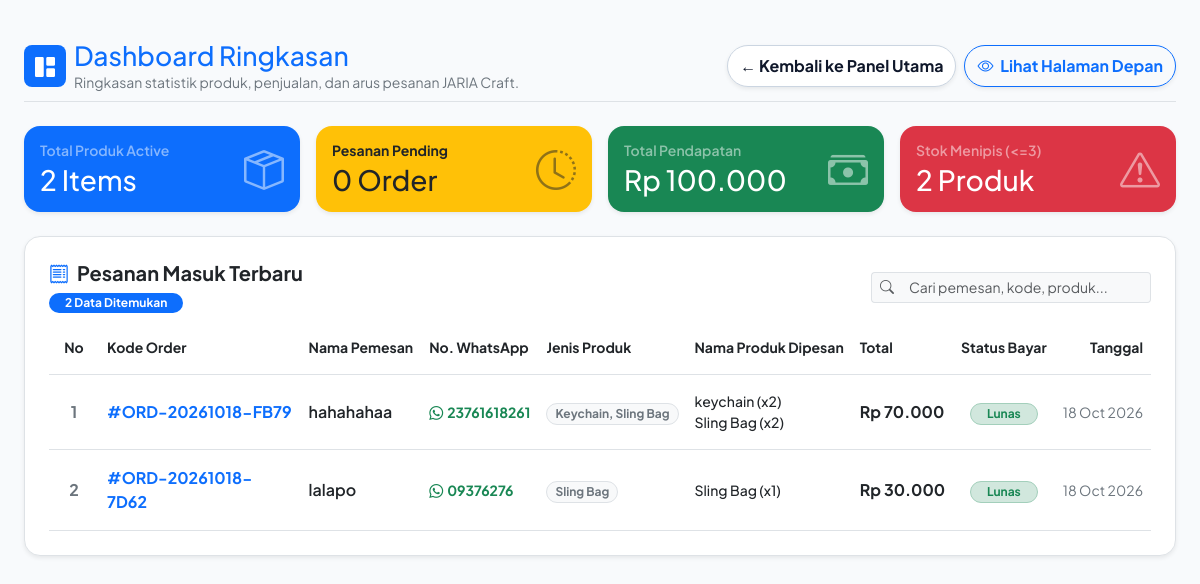
The page /admin/dashboard.php (signed in) on the database its author committed.
### tables this page shows
CREATE TABLE `orders` (
  `id` int(11) NOT NULL,
  `order_number` varchar(50) NOT NULL,
  `order_code` varchar(50) NOT NULL,
  `customer_name` varchar(100) NOT NULL,
  `whatsapp` varchar(30) NOT NULL,
  `customer_email` varchar(100) NOT NULL,
  `customer_phone` varchar(20) NOT NULL,
  `customer_address` text NOT NULL,
  `notes` text DEFAULT NULL,
  `total_amount` decimal(12,2) NOT NULL,
  `status` varchar(20) NOT NULL DEFAULT 'paid',
  `order_status` enum('Pending','Paid','Processing','Shipped','Completed','Cancelled') DEFAULT 'Pending',
  `payment_status` enum('Pending','Paid','Failed','Expired','Cancelled') DEFAULT 'Pending',
  `created_at` timestamp NOT NULL DEFAULT current_timestamp(),
  `updated_at` timestamp NOT NULL DEFAULT current_timestamp() ON UPDATE current_timestamp()
);

### includes/functions.php (called while the page is built, shortened)
<?php
function format_rupiah($angka) {
    return "Rp " . number_format($angka, 0, ',', '.');
}
function format_tanggal($tanggal) {
    return date('d M Y', strtotime($tanggal));
}

### admin/dashboard.php (the view, shortened to what this page needs)
<?php
require_once __DIR__ . '/../includes/database.php';
require_once __DIR__ . '/../includes/functions.php';
try {
    $stmt_prod = $pdo->query("SELECT COUNT(*) as total_prod, SUM(CASE WHEN stock <= 3 THEN 1 ELSE 0 END) as low_stock FROM products WHERE is_active = 1");
    $stat_prod = $stmt_prod->fetch();
    $stmt_orders = $pdo->query("SELECT COUNT(*) as pending_orders FROM orders WHERE payment_status = 'Pending' OR payment_status = 'pending'");
    $stat_orders = $stmt_orders->fetch();
    $stmt_income = $pdo->query("SELECT SUM(total_amount) as total_revenue FROM orders WHERE payment_status IN ('Paid', 'paid', 'Lunas', 'lunas')");
    $stat_income = $stmt_income->fetch();
    $sql_recent = "SELECT o.*,
                          (SELECT GROUP_CONCAT(DISTINCT c.name SEPARATOR ', ')
                           FROM order_items oi2
                           JOIN products p2 ON oi2.product_id = p2.id
                           JOIN categories c ON p2.category_id = c.id
                           WHERE oi2.order_id = o.id) as category_names,
                          (SELECT GROUP_CONCAT(CONCAT(p3.name, ' (x', oi3.quantity, ')') SEPARATOR '<br>')
                           FROM order_items oi3
                           JOIN products p3 ON oi3.product_id = p3.id
                           WHERE oi3.order_id = o.id) as product_details
                   FROM orders o
                   ORDER BY o.id DESC LIMIT 10";
    $stmt_recent = $pdo->query($sql_recent);
    $recent_orders = $stmt_recent->fetchAll(PDO::FETCH_ASSOC);
} catch (PDOException $e) {
    $stat_prod = ['total_prod' => 0, 'low_stock' => 0];
    $stat_orders = ['pending_orders' => 0];
    $stat_income = ['total_revenue' => 0];
    $recent_orders = [];
}
?>
<!DOCTYPE html>
<html lang="id">
<head>
    <link href="https://cdn.jsdelivr.net/npm/bootstrap@5.3.0/dist/css/bootstrap.min.css" rel="stylesheet">
    <link rel="stylesheet" href="https://cdn.jsdelivr.net/npm/bootstrap-icons@1.11.1/font/bootstrap-icons.css">
</head>
<body>
<div class="content-container">
    <div class="d-flex flex-column flex-md-row justify-content-between align-items-start align-items-md-center gap-3 mb-4 pb-2 border-bottom">
        <div class="d-flex align-items-center gap-2">
            <div class="p-2 bg-primary text-white rounded-3 d-flex align-items-center justify-content-center" style="width: 42px; height: 42px;">
                <i class="bi bi-grid-1x2-fill fs-5"></i>
            </div>
            <div>
                <h2 class="fw-extrabold text-primary mb-0" style="font-size: 1.65rem;">Dashboard Ringkasan</h2>
                <p class="text-secondary small mb-0">Ringkasan statistik produk, penjualan, dan arus pesanan JARIA Craft.</p>
            </div>
        </div>
        <div class="d-flex flex-wrap align-items-center gap-2">
            <a href="index.php" class="btn btn-back-main rounded-pill px-3.5 py-2 fw-bold shadow-sm">
                &larr; Kembali ke Panel Utama
            </a>
            <a href="../index.php" target="_blank" class="btn btn-outline-primary rounded-pill px-3.5 py-2 fw-bold shadow-sm">
                <i class="bi bi-eye me-1"></i> Lihat Halaman Depan
            </a>
        </div>
    </div>
    <div class="row g-3 mb-4">
        <div class="col-12 col-sm-6 col-lg-3">
            <div class="card card-stat card-stat-1 bg-primary text-white shadow-sm p-3 border-0 rounded-4 h-100">
                <div class="d-flex justify-content-between align-items-center">
                    <div>
                        <h6 class="text-white-50 small fw-semibold mb-1">Total Produk Active</h6>
                        <h3 class="fw-extrabold mb-0"><?php echo (int)($stat_prod['total_prod'] ?? 0); ?> Items</h3>
                    </div>
                    <div class="stat-icon-wrapper"><i class="bi bi-box-seam display-6 opacity-50"></i></div>
                </div>
            </div>
        </div>
        <div class="col-12 col-sm-6 col-lg-3">
            <div class="card card-stat card-stat-2 bg-warning text-dark shadow-sm p-3 border-0 rounded-4 h-100">
                <div class="d-flex justify-content-between align-items-center">
                    <div>
                        <h6 class="text-dark-50 small fw-bold mb-1">Pesanan Pending</h6>
                        <h3 class="fw-extrabold mb-0"><?php echo (int)($stat_orders['pending_orders'] ?? 0); ?> Order</h3>
                    </div>
                    <div class="stat-icon-wrapper"><i class="bi bi-clock-history display-6 opacity-50 text-dark"></i></div>
                </div>
            </div>
        </div>
        <div class="col-12 col-sm-6 col-lg-3">
            <div class="card card-stat card-stat-3 bg-success text-white shadow-sm p-3 border-0 rounded-4 h-100">
                <div class="d-flex justify-content-between align-items-center">
                    <div>
                        <h6 class="text-white-50 small fw-semibold mb-1">Total Pendapatan</h6>
                        <h3 class="fw-extrabold mb-0"><?php echo function_exists('format_rupiah') ? format_rupiah($stat_income['total_revenue'] ?? 0) : 'Rp ' . number_format($stat_income['total_revenue'] ?? 0, 0, ',', '.'); ?></h3>
                    </div>
                    <div class="stat-icon-wrapper"><i class="bi bi-cash-stack display-6 opacity-50"></i></div>
                </div>
            </div>
        </div>
        <div class="col-12 col-sm-6 col-lg-3">
            <div class="card card-stat card-stat-4 bg-danger text-white shadow-sm p-3 border-0 rounded-4 h-100">
                <div class="d-flex justify-content-between align-items-center">
                    <div>
                        <h6 class="text-white-50 small fw-semibold mb-1">Stok Menipis (&lt;=3)</h6>
                        <h3 class="fw-extrabold mb-0"><?php echo (int)($stat_prod['low_stock'] ?? 0); ?> Produk</h3>
                    </div>
                    <div class="stat-icon-wrapper"><i class="bi bi-exclamation-triangle display-6 opacity-50"></i></div>
                </div>
            </div>
        </div>
    </div>
    <div class="bg-white rounded-4 shadow-sm p-3 p-md-4 border mb-4">
        <div class="d-flex flex-column flex-md-row justify-content-between align-items-md-center gap-3 mb-3">
            <div>
                <h5 class="fw-bold text-dark mb-1"><i class="bi bi-receipt me-2 text-primary"></i>Pesanan Masuk Terbaru</h5>
                <span class="badge bg-primary rounded-pill px-3 py-1" id="badgeCountRecent"><?php echo count($recent_orders); ?> Data Ditemukan</span>
            </div>
            <div class="d-flex flex-column flex-sm-row align-items-stretch align-items-sm-center gap-2">
                <div class="input-group input-group-sm" style="min-width: 280px;">
                    <span class="input-group-text bg-light border-end-0"><i class="bi bi-search text-muted"></i></span>
                    <input type="text" class="form-control bg-light border-start-0" id="searchTableRecent" placeholder="Cari pemesan, kode, produk..." onkeyup="filterRecentTable()">
                </div>
            </div>
        </div>
        <div class="table-responsive">
            <table class="table align-middle table-hover mb-0">
                <thead>
                    <tr class="text-secondary border-bottom small">
                        <th class="pb-3 fw-bold text-center" style="width: 50px;">No</th>
                        <th class="pb-3 fw-bold">Kode Order</th>
                        <th class="pb-3 fw-bold">Nama Pemesan</th>
                        <th class="pb-3 fw-bold">No. WhatsApp</th>
                        <th class="pb-3 fw-bold">Jenis Produk</th>
                        <th class="pb-3 fw-bold">Nama Produk Dipesan</th>
                        <th class="pb-3 fw-bold">Total</th>
                        <th class="pb-3 fw-bold text-center">Status Bayar</th>
                        <th class="pb-3 fw-bold text-end">Tanggal</th>
                    </tr>
                </thead>
                <tbody id="tableRecentBody">
                    <?php if (!empty($recent_orders)): ?>
                        <?php $no = 1; foreach ($recent_orders as $ord):
                            $ord_code = $ord['order_code'] ?? ($ord['order_number'] ?? 'ORD-' . $ord['id']);
                            $phone    = $ord['whatsapp'] ?? ($ord['customer_phone'] ?? ($ord['phone'] ?? ($ord['no_hp'] ?? '08123435325')));
                            $st       = strtolower($ord['payment_status'] ?? 'pending');
                            $cat      = !empty($ord['category_names']) ? $ord['category_names'] : 'Kerajinan';
                            $prods    = !empty($ord['product_details']) ? $ord['product_details'] : '-';
                        ?>
                            <tr class="border-bottom">
                                <td class="py-3 text-center fw-bold text-secondary"><?php echo $no++; ?></td>
                                <td class="py-3"><strong class="text-primary">#<?php echo htmlspecialchars($ord_code); ?></strong></td>
                                <td class="py-3 fw-semibold text-dark"><?php echo htmlspecialchars($ord['customer_name'] ?? '-'); ?></td>
                                <td class="py-3">
                                    <a href="https://wa.me/<?php echo preg_replace('/[^0-9]/', '', $phone); ?>" target="_blank" class="text-success text-decoration-none fw-bold small">
                                        <i class="bi bi-whatsapp me-1"></i><?php echo htmlspecialchars($phone); ?>
                                    </a>
                                </td>
                                <td class="py-3"><span class="badge bg-light text-secondary border rounded-pill px-2 py-1 fw-bold"><?php echo htmlspecialchars($cat); ?></span></td>
                                <td class="py-3 small text-dark fw-medium"><?php echo $prods; ?></td>
                                <td class="py-3 fw-bold text-dark"><?php echo function_exists('format_rupiah') ? format_rupiah($ord['total_amount'] ?? 0) : 'Rp ' . number_format($ord['total_amount'] ?? 0, 0, ',', '.'); ?></td>
                                <td class="py-3 text-center">
                                    <?php if (in_array($st, ['paid', 'lunas'])): ?>
                                        <span class="badge bg-success-subtle text-success border border-success-subtle rounded-pill px-3 py-1 fw-bold">Lunas</span>
                                    <?php else: ?>
                                        <span class="badge bg-warning-subtle text-warning-emphasis border border-warning-subtle rounded-pill px-3 py-1 fw-bold">Pending</span>
                                    <?php endif; ?>
                                </td>
                                <td class="py-3 text-end small text-secondary"><?php echo function_exists('format_tanggal') ? format_tanggal($ord['created_at'] ?? date('Y-m-d')) : date('d M Y', strtotime($ord['created_at'] ?? date('Y-m-d'))); ?></td>
                            </tr>
                        <?php endforeach; ?>
                    <?php else: ?>
                        <tr>
                            <td colspan="9" class="text-center py-4 text-muted">Belum ada transaksi pesanan masuk.</td>
                        </tr>
                    <?php endif; ?>
                </tbody>
            </table>
        </div>
    </div>
</div>
</body>
</html>

### admin/dashboard.php (style rules this page uses)
body { font-family: 'Plus Jakarta Sans', sans-serif; background-color: #f8fafc; color: #0f172a; overflow-x: hidden; }
.content-container { max-width: 1320px; margin: 0 auto; padding: 2.5rem 1.5rem; animation: fadeInPage 0.4s ease-out forwards; }
.card-stat { animation: cardPopIn 0.5s cubic-bezier(0.34, 1.56, 0.64, 1) both; transition: transform 0.35s cubic-bezier(0.34, 1.56, 0.64, 1), box-shadow 0.35s ease, filter 0.35s ease !important; cursor: pointer; position: relative; overflow: hidden; }
.card-stat-1 { animation-delay: 0.05s; }
.card-stat-2 { animation-delay: 0.12s; }
.card-stat-3 { animation-delay: 0.19s; }
.card-stat-4 { animation-delay: 0.26s; }
.stat-icon-wrapper i { transition: transform 0.4s cubic-bezier(0.34, 1.56, 0.64, 1), opacity 0.3s ease; display: inline-block; }
.table tbody tr { transition: background-color 0.2s ease; }
.btn { transition: all 0.25s ease; }
.btn-back-main { background-color: #ffffff !important; color: #0f172a !important; border: 1px solid #cbd5e1 !important; transition: background-color 0.1s ease, color 0.1s ease !important; }

### rows shown on the page
orders: order_code "ORD-20261018-FB79", customer_name "hahahahaa", whatsapp "23761618261", cat "Keychain, Sling Bag", prods "keychain (x2) Sling Bag (x2)", total_amount "Rp 70.000", payment_status "Lunas"
orders: order_code "ORD-20261018-7D62", customer_name "lalapo", whatsapp "09376276", cat "Sling Bag", prods "Sling Bag (x1)", total_amount "Rp 30.000", payment_status "Lunas"

### other values the page prints
$stat_prod['total_prod'] "2"
$stat_orders['pending_orders'] "0"
format_rupiah($stat_income['total_revenue'] ?? 0) "Rp 100.000"
$stat_prod['low_stock'] "2"
count($recent_orders) "2"
